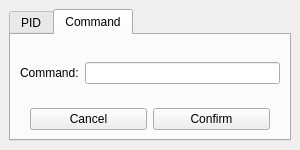
<?xml version="1.0" encoding="UTF-8"?>
<ui version="4.0">
 <class>SearchDialog</class>
 <widget class="QDialog" name="SearchDialog">
  <property name="geometry">
   <rect>
    <x>0</x>
    <y>0</y>
    <width>300</width>
    <height>150</height>
   </rect>
  </property>
  <property name="maximumSize">
   <size>
    <width>300</width>
    <height>150</height>
   </size>
  </property>
  <property name="windowTitle">
   <string>Dialog</string>
  </property>
  <property name="modal">
   <bool>false</bool>
  </property>
  <layout class="QHBoxLayout" name="horizontalLayout_2">
   <property name="leftMargin">
    <number>9</number>
   </property>
   <property name="topMargin">
    <number>9</number>
   </property>
   <property name="rightMargin">
    <number>9</number>
   </property>
   <property name="bottomMargin">
    <number>9</number>
   </property>
   <item>
    <widget class="QTabWidget" name="tabWidget">
     <property name="currentIndex">
      <number>1</number>
     </property>
     <property name="iconSize">
      <size>
       <width>16</width>
       <height>16</height>
      </size>
     </property>
     <widget class="QWidget" name="pidSearchTab">
      <attribute name="title">
       <string>PID</string>
      </attribute>
      <layout class="QVBoxLayout" name="verticalLayout">
       <item>
        <layout class="QFormLayout" name="formLayout">
         <property name="formAlignment">
          <set>Qt::AlignLeading|Qt::AlignLeft|Qt::AlignVCenter</set>
         </property>
         <property name="leftMargin">
          <number>80</number>
         </property>
         <property name="rightMargin">
          <number>90</number>
         </property>
         <item row="0" column="0">
          <widget class="QLabel" name="label">
           <property name="text">
            <string>PID:</string>
           </property>
          </widget>
         </item>
         <item row="0" column="1">
          <widget class="QSpinBox" name="pidBox">
           <property name="minimum">
            <number>1</number>
           </property>
          </widget>
         </item>
        </layout>
       </item>
       <item>
        <layout class="QHBoxLayout" name="horizontalLayout">
         <property name="leftMargin">
          <number>10</number>
         </property>
         <property name="rightMargin">
          <number>10</number>
         </property>
         <item>
          <widget class="QPushButton" name="pidCancelButton">
           <property name="text">
            <string>Cancel</string>
           </property>
          </widget>
         </item>
         <item>
          <widget class="QPushButton" name="pidConfirmButton">
           <property name="text">
            <string>Confirm</string>
           </property>
          </widget>
         </item>
        </layout>
       </item>
      </layout>
     </widget>
     <widget class="QWidget" name="commandSearchTab">
      <attribute name="title">
       <string>Command</string>
      </attribute>
      <layout class="QVBoxLayout" name="verticalLayout_2">
       <item>
        <layout class="QFormLayout" name="formLayout_2">
         <property name="formAlignment">
          <set>Qt::AlignLeading|Qt::AlignLeft|Qt::AlignVCenter</set>
         </property>
         <property name="leftMargin">
          <number>0</number>
         </property>
         <property name="rightMargin">
          <number>0</number>
         </property>
         <item row="0" column="0">
          <widget class="QLabel" name="label_2">
           <property name="text">
            <string>Command:</string>
           </property>
          </widget>
         </item>
         <item row="0" column="1">
          <widget class="QLineEdit" name="commandEdit"/>
         </item>
        </layout>
       </item>
       <item>
        <layout class="QHBoxLayout" name="horizontalLayout_3">
         <property name="leftMargin">
          <number>10</number>
         </property>
         <property name="rightMargin">
          <number>10</number>
         </property>
         <item>
          <widget class="QPushButton" name="commandCancelButton">
           <property name="text">
            <string>Cancel</string>
           </property>
          </widget>
         </item>
         <item>
          <widget class="QPushButton" name="commandConfirmButton">
           <property name="text">
            <string>Confirm</string>
           </property>
          </widget>
         </item>
        </layout>
       </item>
      </layout>
     </widget>
    </widget>
   </item>
  </layout>
 </widget>
 <resources/>
 <connections/>
</ui>
